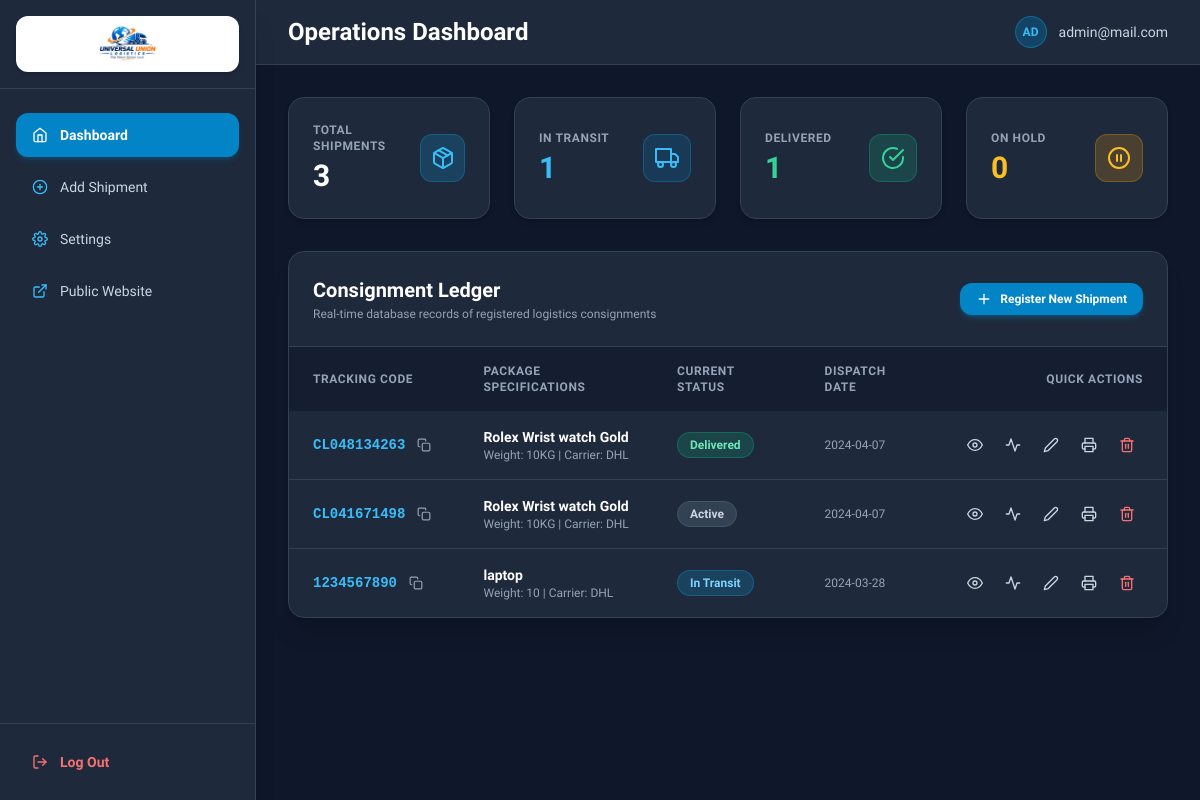
/admin/dashboard.php (signed in), run on an earlier commit of the app's database.
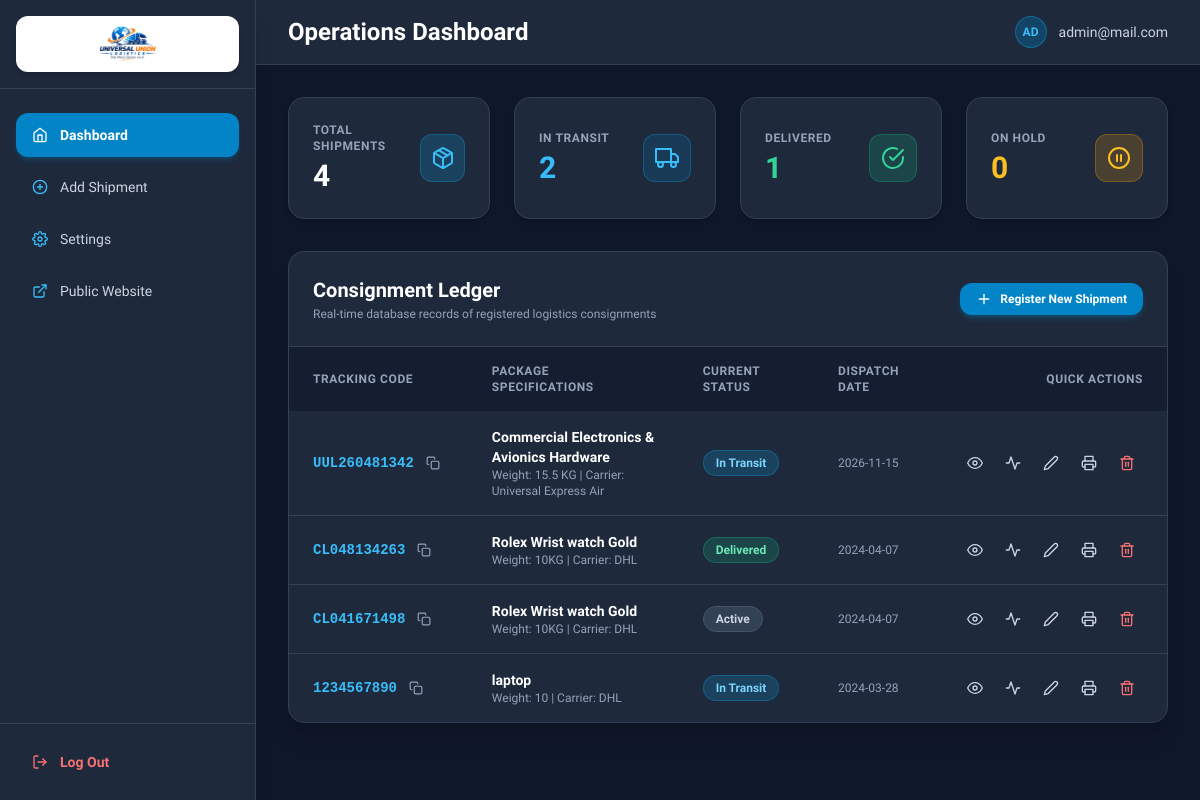
And on a later commit of the database.
### tables this page shows
CREATE TABLE `addtracking` (
  `id` int(11) NOT NULL,
  `tracking_id` varchar(255) NOT NULL,
  `sender_name` varchar(255) NOT NULL,
  `sender_contact` varchar(255) NOT NULL,
  `sender_email` varchar(255) NOT NULL,
  `sender_address` varchar(255) NOT NULL,
  `status` varchar(255) NOT NULL,
  `dispatch_location` varchar(255) NOT NULL,
  `carrier` varchar(255) NOT NULL,
  `carrier_refrence_number` varchar(255) NOT NULL,
  `weight` varchar(255) NOT NULL,
  `payment_mode` varchar(255) NOT NULL,
  `image` varchar(255) NOT NULL,
  `receiver_name` varchar(255) NOT NULL,
  `receiver_contact` varchar(2555) NOT NULL,
  `receiver_email` varchar(255) NOT NULL,
  `receiver_address` varchar(255) NOT NULL,
  `destination` varchar(255) NOT NULL,
  `package_discription` varchar(255) NOT NULL,
  `dispach_date` date NOT NULL,
  `estimated_delivery_date` date NOT NULL,
  `shipment_mode` varchar(255) NOT NULL,
  `quantity` varchar(255) NOT NULL,
  `delivery_time` varchar(255) NOT NULL,
  `message` text DEFAULT NULL,
  `updated_time` datetime NOT NULL DEFAULT current_timestamp() ON UPDATE current_timestamp(),
  `current_location` varchar(255) DEFAULT NULL,
  `delivery_message` text DEFAULT NULL,
  `date_added` varchar(255) NOT NULL
);

### admin/dashboard.php (the view, shortened to what the changed rows need)
<?php
include '../functions.php';
$total_shipments_result = mysqli_query($con, "SELECT COUNT(*) as count FROM addtracking");
$total_shipments = mysqli_fetch_assoc($total_shipments_result)['count'];
$in_transit_result = mysqli_query($con, "SELECT COUNT(*) as count FROM addtracking WHERE status = 'In Transit'");
$in_transit_count = mysqli_fetch_assoc($in_transit_result)['count'];
?>
<!DOCTYPE html>
<html lang="en">
<head>
    <script src="https://cdn.tailwindcss.com"></script>
</head>
<body class="flex bg-slate-900 text-slate-100 min-h-screen">
    <div class="flex-1 flex flex-col overflow-x-hidden">
        <header class="bg-slate-800 border-b border-slate-700 shadow-sm p-4 sm:px-8 flex justify-between items-center sticky top-0 z-10">
            <div class="flex items-center gap-3">
                <h1 class="text-xl sm:text-2xl font-bold text-white font-heading">Operations Dashboard</h1>
            </div>
        </header>
        <main class="flex-1 p-4 sm:p-8">
            <div class="grid grid-cols-1 sm:grid-cols-2 lg:grid-cols-4 gap-6 mb-8">
                <div class="bg-slate-800 p-6 rounded-2xl border border-slate-700 shadow-md flex items-center justify-between">
                    <div>
                        <p class="text-xs font-semibold uppercase tracking-wider text-slate-400 mb-1">Total Shipments</p>
                        <p class="text-3xl font-extrabold text-white font-heading"><?php echo $total_shipments; ?></p>
                    </div>
                </div>
                <div class="bg-slate-800 p-6 rounded-2xl border border-slate-700 shadow-md flex items-center justify-between">
                    <div>
                        <p class="text-xs font-semibold uppercase tracking-wider text-slate-400 mb-1">In Transit</p>
                        <p class="text-3xl font-extrabold text-sky-400 font-heading"><?php echo $in_transit_count; ?></p>
                    </div>
                </div>
            </div>
            <div class="bg-slate-800 rounded-2xl border border-slate-700 shadow-xl overflow-hidden">
                <div class="p-6 border-b border-slate-700 flex justify-between items-center flex-wrap gap-4">
                    <div>
                        <h2 class="text-xl font-bold text-white font-heading">Consignment Ledger</h2>
                    </div>
                </div>
                <div class="overflow-x-auto">
                    <table class="w-full text-sm text-left text-slate-300">
                        <thead class="text-xs text-slate-400 uppercase bg-slate-900/60 font-heading tracking-wider">
                            <tr>
                                <th scope="col" class="px-6 py-4">Tracking Code</th>
                                <th scope="col" class="px-6 py-4">Package Specifications</th>
                                <th scope="col" class="px-6 py-4">Current Status</th>
                                <th scope="col" class="px-6 py-4">Dispatch Date</th>
                                <th scope="col" class="px-6 py-4 text-right">Quick Actions</th>
                            </tr>
                        </thead>
                        <tbody class="divide-y divide-slate-700">
                            <?php
                            $select = mysqli_query($con, "SELECT * FROM addtracking ORDER BY id DESC");
                            if (mysqli_num_rows($select) > 0) {
                                while ($row = mysqli_fetch_assoc($select)) {
                            ?>
                            <tr class="hover:bg-slate-700/40 transition-colors">
                                <td class="px-6 py-4 font-medium text-white">
                                    <div class="flex items-center gap-2">
                                        <span class="font-mono text-sky-400 font-bold"><?php echo htmlspecialchars($row['tracking_id']); ?></span>
                                        <button onclick="copyToClipboard('<?php echo htmlspecialchars($row['tracking_id']); ?>')" class="text-slate-400 hover:text-white p-1" title="Copy tracking ID">
                                            <i data-feather="copy" class="h-3.5 w-3.5"></i>
                                        </button>
                                    </div>
                                </td>
                                <td class="px-6 py-4">
                                    <p class="font-semibold text-white"><?php echo htmlspecialchars($row['package_discription']); ?></p>
                                    <p class="text-slate-400 text-xs">Weight: <?php echo htmlspecialchars($row['weight']); ?> | Carrier: <?php echo htmlspecialchars($row['carrier']); ?></p>
                                </td>
                                <td class="px-6 py-4">
                                    <span class="px-3 py-1 text-xs font-semibold rounded-full inline-block
                                    <?php
                                        switch(strtolower(trim($row['status']))) {
                                            case 'in transit': echo 'bg-sky-500/20 text-sky-300 border border-sky-500/30'; break;
                                            case 'delivered': echo 'bg-emerald-500/20 text-emerald-300 border border-emerald-500/30'; break;
                                            default: echo 'bg-slate-700 text-slate-300 border border-slate-600';
                                        }
                                    ?>
                                    ">
                                        <?php echo htmlspecialchars($row['status']); ?>
                                    </span>
                                </td>
                                <td class="px-6 py-4 text-slate-400 text-xs">
                                    <?php echo htmlspecialchars($row['dispach_date'] ?: $row['date_added']); ?>
                                </td>
                                <td class="px-6 py-4 text-right">
                                    <div class="flex items-center justify-end space-x-1.5">
                                        <a href="view-details.php?post=<?php echo urlencode($row['tracking_id']); ?>" class="p-2 text-slate-300 hover:bg-slate-700 hover:text-sky-400 rounded-lg transition-colors" title="View Full Details">
                                            <i data-feather="eye" class="h-4 w-4"></i>
                                        </a>
                                        <a href="view-update.php?edit=<?php echo urlencode($row['tracking_id']); ?>" class="p-2 text-slate-300 hover:bg-slate-700 hover:text-sky-400 rounded-lg transition-colors" title="Timeline Milestones">
                                            <i data-feather="activity" class="h-4 w-4"></i>
                                        </a>
                                        <a href="edit.php?edit=<?php echo urlencode($row['tracking_id']); ?>" class="p-2 text-slate-300 hover:bg-slate-700 hover:text-sky-400 rounded-lg transition-colors" title="Edit Shipment">
                                            <i data-feather="edit-2" class="h-4 w-4"></i>
                                        </a>
                                        <a href="../track/print.php?num=<?php echo urlencode($row['tracking_id']); ?>" target="_blank" class="p-2 text-slate-300 hover:bg-slate-700 hover:text-sky-400 rounded-lg transition-colors" title="Print Waybill">
                                            <i data-feather="printer" class="h-4 w-4"></i>
                                        </a>
                                        <a href="dashboard.php?delete=<?php echo urlencode($row['tracking_id']); ?>" onclick="return confirm('Confirm permanent deletion of shipment <?php echo htmlspecialchars($row['tracking_id']); ?>?')" class="p-2 text-red-400 hover:bg-red-500/20 rounded-lg transition-colors" title="Delete Record">
                                            <i data-feather="trash-2" class="h-4 w-4"></i>
                                        </a>
                                    </div>
                                </td>
                            </tr>
                            <?php
                                }
                            } else {
                                echo '<tr><td colspan="5" class="text-center p-8 text-slate-400">No shipments found in database.</td></tr>';
                            }
                            ?>
                        </tbody>
                    </table>
                </div>
            </div>
        </main>
    </div>
</body>
</html>

What changed in the data, as far as the page shows it:
added addtracking: tracking "UUL260481342", package_discription "Commercial Electronics & Avionics Hardware", weight "15.5 KG", carrier "Universal Express Air", status "In Transit", dispach_date "2026-11-15"
Also different on the page:
$total_shipments: "3" → "4"
$in_transit_count: "1" → "2"
